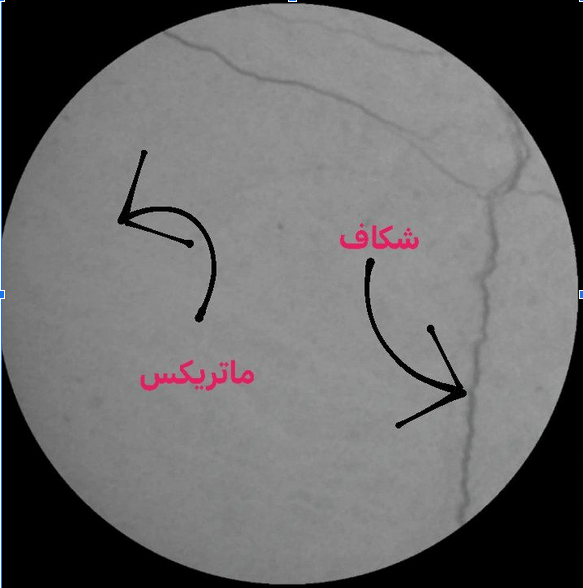
#> input picture data/sample_data/sample_image.png, 583 x 588 px
$ python Step_1_Preprocessing.py
#> lines starting #> are read from the running program, lines starting #| are printed output that depends on the picture
'''
Step 1: Preprocessing - Extracting the Square from the Circular Image

This is the most critical initial step. We'll write a Python script using OpenCV to process a single image first, then extend it to process all images in your dataset.

Goal: Take an image like the one you showed, identify the circular rock region, crop it to a square that tightly encloses the circle, and then resize it to a standard dimension.
'''

#‌Import libraries
import cv2
import numpy as np
import os
import matplotlib.pyplot as plt


def preprocess_image(image_path, output_size=(256, 256), plot_steps=False):
    """
    Loads an image, robustly identifies the main circular rock region,
    then crops the LARGEST INSCRIBED SQUARE from WITHIN that circle,
    and resizes it. This version aims to remove all black borders and
    circular outlines, yielding only the internal rock structure.

    Args:
        image_path (str): Path to the input image.
        output_size (tuple): Desired (width, height) for the output square image.
        plot_steps (bool): If True, plots intermediate steps for visualization.

    Returns:
        numpy.ndarray: The preprocessed square image, or None if processing fails.
    """
#> called with image_path = 'data/sample_data/sample_image.png', output_size = (256, 256), plot_steps = True
    try:
        # 1. Load the image
        img = cv2.imread(image_path, cv2.IMREAD_GRAYSCALE) # Load as grayscale
#> img: shape (588, 583); min 0, max 255, mean 105.6
        if img is None:
            print(f"Error: Could not load image from {image_path}")
            return None

        # 1.1.
        original_h, original_w = img.shape[:2]
#> original_h = 588; original_w = 583

        # 1.2. plot
        if plot_steps:
            plt.figure(figsize=(20, 6))
            plt.subplot(1, 5, 1)
            plt.title("Original Image")
            plt.imshow(img, cmap='gray')
            plt.axis('off')
            # plt.show()

        # 2. Apply a blur to help HoughCircles (reduces noise)
        blurred_img = cv2.medianBlur(img, 5)

        # 3. Detect circles using HoughCircles
        # Parameters for HoughCircles often need fine-tuning per dataset
        # dp=1: Inverse ratio of the accumulator resolution to the image resolution.
        # minDist: Minimum distance between the centers of the detected circles.
        # param1: Upper threshold for the Canny edge detector (internal).
        # param2: Accumulator threshold for the circle centers at the detection stage.
        # minRadius/maxRadius: Expected range of radii of circles.
        circles = cv2.HoughCircles(
            blurred_img,
            cv2.HOUGH_GRADIENT,
            dp=1,
            minDist=original_h // 8, # Minimum distance between centers
            param1=100, # Canny upper threshold
            param2=30,  # Accumulator threshold
            minRadius=original_h // 4, # Minimum radius
            maxRadius=original_h // 2 # Maximum radius
        )
#> circles = [[287.5, 294.5, 290.1]]

        # 3.1. If circles is None
        if circles is None:
            print(f"No circles found in {image_path}. Skipping.")
            return None

        # 3.2. Take the first (most prominent) detected circle
        # Ensure coordinates are integers for pixel indexing and calculations
        x_circle, y_circle, r_circle = circles[0, 0].astype(int)
#> x_circle = 287; y_circle = 294; r_circle = 290

        # 3.3. Ensure radius is not too small (avoids issues with tiny detections)
        if r_circle < 20: # Increased threshold for a meaningful inner square
            print(f"Warning: Detected radius too small ({r_circle}) for {image_path}. Skipping.")
            return None

        # 3.4. --- Visualizing the detected circle (for plot_steps) ---
        if plot_steps:
            img_with_circle = img.copy()
            cv2.circle(img_with_circle, (x_circle, y_circle), r_circle, 255, 2) # Draw circle
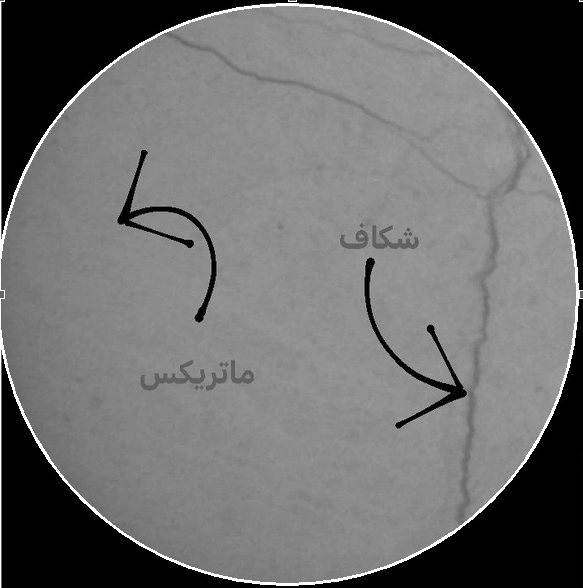
#> img_with_circle: shape (588, 583); min 0, max 255, mean 107.9
            plt.subplot(1, 5, 2)
            plt.title("Detected Circle")
            plt.imshow(img_with_circle, cmap='gray')
            plt.axis('off')
            # plt.show()

        # 4. Calculate the side length of the largest square inscribed in the circle
        # Side length 's' of a square inscribed in a circle with radius 'r' is s = r * sqrt(2)
        # However, for pixel coordinates, we often just use 2 * r / sqrt(2) = sqrt(2) * r
        # More robustly: the corners of the inscribed square are (x +/- r/sqrt(2), y +/- r/sqrt(2))
        # So the side length of the square is 2 * (r / sqrt(2)) = 2 * r / 1.414 = approx 1.414 * r
        # Let's define the side length as 's'
        s = int(r_circle * np.sqrt(2) / 2) * 2 # Ensure it's an even number if preferred, or just int(r_circle * np.sqrt(2)) for total side
#> s = 410

        # 4.1. A simpler way to get half_side for calculating top-left from center:
        half_side = int(r_circle / np.sqrt(2))
#> half_side = 205
        side_length = 2 * half_side
#> side_length = 410

        # 4.2. If side length
        if side_length <= 0:
            print(f"Error: Calculated side_length for inner square is zero or negative ({side_length}). Skipping.")
            return None

        # 5. Calculate the coordinates of the inscribed square
        # Top-left corner (x1, y1) and bottom-right corner (x2, y2)
        x1 = x_circle - half_side
#> x1 = 82
        y1 = y_circle - half_side
#> y1 = 89
        x2 = x_circle + half_side
#> x2 = 492
        y2 = y_circle + half_side
#> y2 = 499

        # 5.1. Ensure these coordinates are within the original image boundaries
        x1 = max(0, x1)
        y1 = max(0, y1)
        x2 = min(original_w, x2)
        y2 = min(original_h, y2)

        # 5.2. Adjust dimensions to be exact side_length if possible,
        # otherwise, this crop might be slightly off-center if it hit image bounds.
        # For simplicity, if it hits bounds, we just crop what's available.
        # This will result in a slightly smaller-than-ideal inner square, but still valid.
        actual_cropped_width = x2 - x1
#> actual_cropped_width = 410
        actual_cropped_height = y2 - y1
#> actual_cropped_height = 410

        # 5.3. If actual cropped size
        if actual_cropped_width <= 0 or actual_cropped_height <= 0:
            print(f"Error: Invalid actual crop dimensions ({actual_cropped_width}x{actual_cropped_height}) for {image_path}. Skipping.")
            return None

        # 6. Crop the original image to this inscribed square
        cropped_img = img[y1:y2, x1:x2]
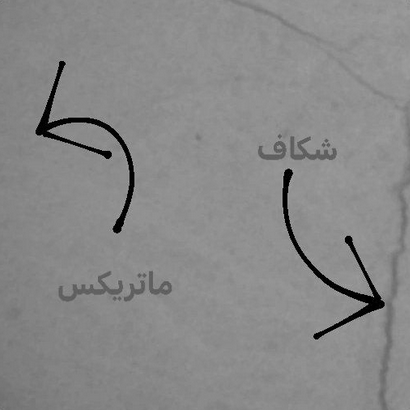
#> cropped_img: shape (410, 410); min 0, max 177, mean 136.4

        # 6.1. If crop size
        if cropped_img.size == 0:
            print(f"Error: Cropped image is empty after slicing for {image_path}. Skipping.")
            return None

        # 6.2. Plot
        if plot_steps:
            plt.subplot(1, 5, 3)
            plt.title(f"Inscribed Cropped Image ({cropped_img.shape[1]}x{cropped_img.shape[0]})")
            plt.imshow(cropped_img, cmap='gray')
            plt.axis('off')

            # Optional: Visualize the square on the original image
            img_with_square = img.copy()
            cv2.rectangle(img_with_square, (x1, y1), (x2, y2), 255, 2)
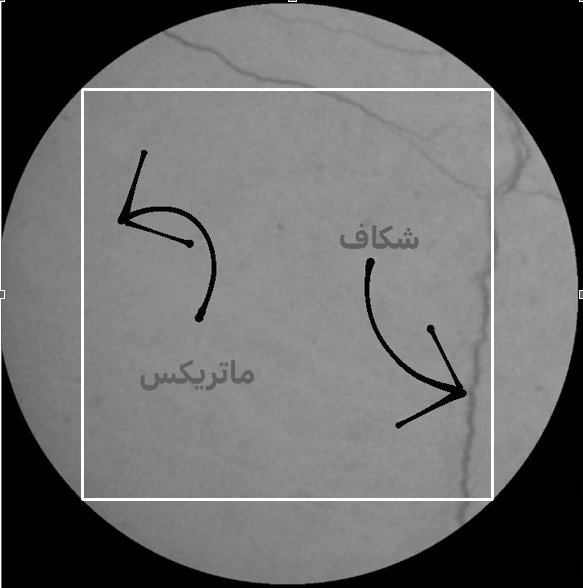
#> img_with_square: shape (588, 583); min 0, max 255, mean 107.3
            plt.subplot(1, 5, 4)
            plt.title("Original with Inscribed Square")
            plt.imshow(img_with_square, cmap='gray')
            plt.axis('off')

        # 7. Resize the cropped image to the desired output size
        resized_img = cv2.resize(cropped_img, output_size, interpolation=cv2.INTER_AREA)

        # 7.1. Plot
        if plot_steps:
            plt.subplot(1, 5, 5)
            plt.title(f"Resized Output ({output_size[0]}x{output_size[1]})")
            plt.imshow(resized_img, cmap='gray')
            plt.axis('off')
            plt.tight_layout()
            plt.show()
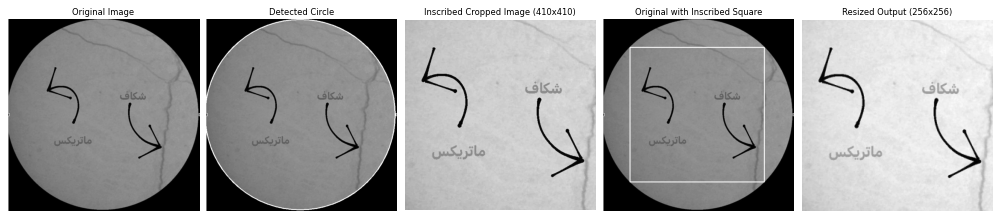
#> figure drawn by matplotlib, 5 panels

        return resized_img

    except Exception as e:
        print(f"An error occurred while processing {image_path}: {e}")
        print(3)
        return None


# --- Example usage (replace with your actual sample image path) ---
sample_image_path = 'data/sample_data/sample_image.png' # Update this to your actual path
# Make sure Figure_3.png is named as sample_image.png or change path above
processed_sample_img = preprocess_image(sample_image_path, plot_steps=True)

if processed_sample_img is not None:
    print(f"Processed image shape: {processed_sample_img.shape}")
#| Processed image shape: (256, 256)
else:
    print("Image processing failed.")
